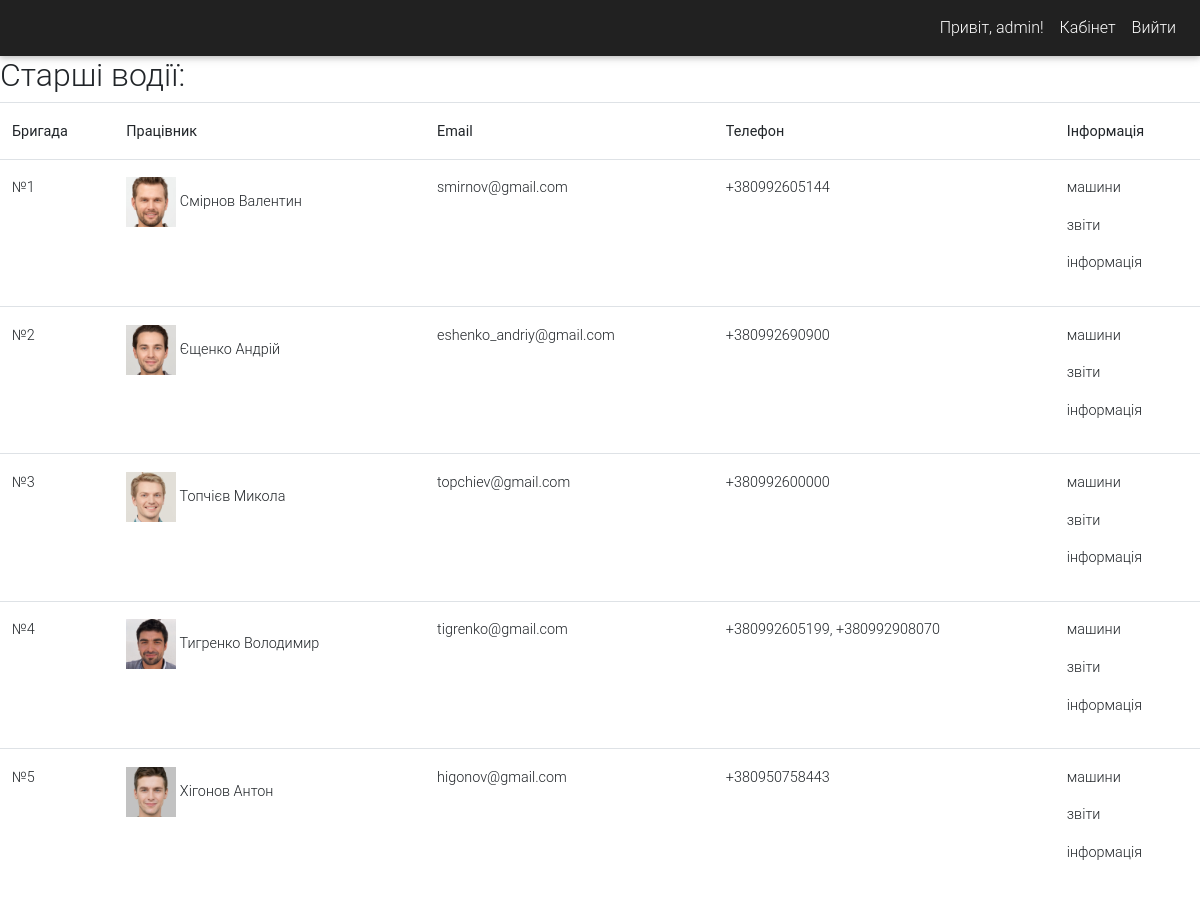
The page /engineer/drivers/ (signed in) on the database its author committed.
### senior_driver/models.py (models this page shows, shortened)
class SeniorDriver(models.Model):
    user = models.OneToOneField(User, on_delete=models.CASCADE)
    date_of_birth = models.DateField(blank=True, null=False)
    brigade_name = models.CharField(blank=True, max_length=50)
    telephone1 = models.CharField(max_length=15, blank=True, default='')
    telephone2 = models.CharField(max_length=15, blank=True, default='')
    avatar = models.ImageField(blank=True, upload_to="employees")
    def full_name(self):
        return f"{self.user.last_name} {self.user.first_name}"
    def phones(self):
        phones = self.telephone1
        if self.telephone2:
            phones += ', ' + self.telephone2
        return phones

### engineer/views.py (the view)
# urls.py: path('drivers/', views.show_drivers, name='drivers'),
def show_drivers(request):
    if not request.user.is_authenticated:
        return redirect('mylogin')
    if not ('engineer.view_engineer' in request.user.get_group_permissions()):
        raise Http404("У Вас не має прав на перегляд цієї сторінки")
    drivers = SeniorDriver.objects.all().order_by('brigade_name')
    context = {
        'drivers': drivers
    }
    return render(request, 'engineer/show_drivers.html', context)

### templates/engineer/show_drivers.html (shortened to what this page needs)
{% extends 'base.html' %}
{% block content %}
    <nav class="navbar navbar-expand-md navbar-dark bg-dark">
        <div class="navbar-collapse collapse w-100 order-3 dual-collapse2">
            <ul class="navbar-nav ml-auto">
                <li class="nav-item">
                    <a class="nav-link" href="#">Привіт, {{ user.username }}!</a>
                </li>
                <li class="nav-item">
                    <a href="{% url 'engineer:home-page' %}" class="nav-link">Кабінет</a>
                </li>
                <li class="nav-item">
                    <a href="{% url 'mylogout' %}" class="nav-link">Вийти</a>
                </li>
            </ul>
        </div>
    </nav>
    <h2>Старші водії:</h2>
    {% if drivers %}
    <table class="table">
        <tr>
            <th>Бригада</th>
            <th>Працівник</th>
            <th>Email</th>
            <th>Телефон</th>
            <th>Інформація</th>
        </tr>
        {% for driver in drivers %}
        <tr>
            <td>№{{driver.brigade_name}}</td>
            <td><img width="50px" src="{{driver.avatar.url}}" alt="{{driver.full_name}}"> {{driver.full_name}}</td>
            <td>{{driver.user.email}}</td>
            <td>{{driver.phones}}</td>
            <td>
                <p><a href="">машини</a></p>
                <p><a href="">звіти</a></p>
                <p><a href="{% url 'engineer:driver_detail' driver.user.username %}">інформація</a></p>
            </td>
        </tr>
        {% endfor %}
    </table>
    {% endif %}
{% endblock %}

### rows shown on the page
SeniorDriver: brigade_name "1", avatar (picture), full_name "Смірнов Валентин", user.email "smirnov@gmail.com", phones "+380992605144"
SeniorDriver: brigade_name "2", avatar (picture), full_name "Єщенко Андрій", user.email "eshenko_andriy@gmail.com", phones "+380992690900"
SeniorDriver: brigade_name "3", avatar (picture), full_name "Топчієв Микола", user.email "topchiev@gmail.com", phones "+380992600000"
SeniorDriver: brigade_name "4", avatar (picture), full_name "Тигренко Володимир", user.email "tigrenko@gmail.com", phones "+380992605199, +380992908070"
SeniorDriver: brigade_name "5", avatar (picture), full_name "Хігонов Антон", user.email "higonov@gmail.com", phones "+380950758443"

### other values the page prints
{{ user.username }} "admin"
